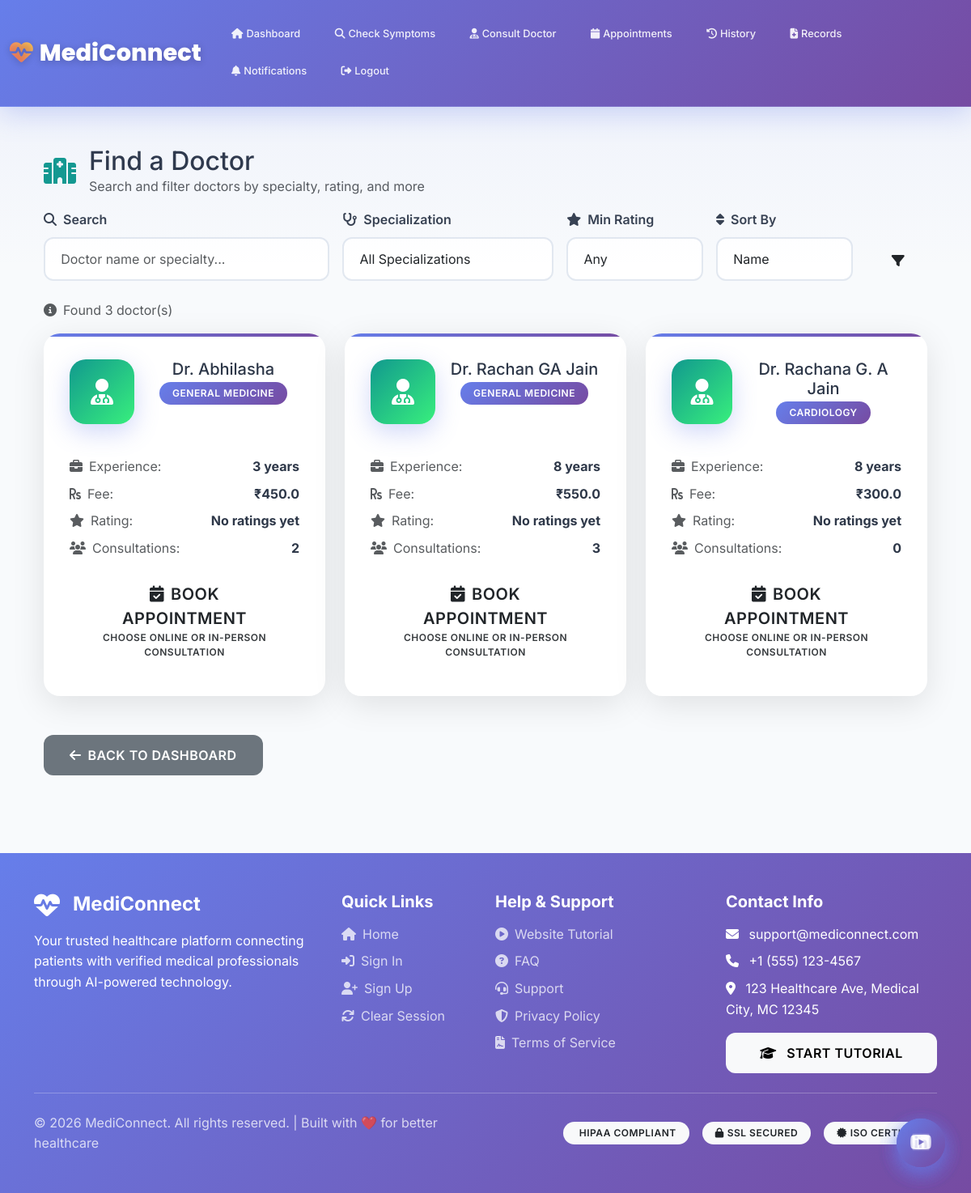
The page /patient/consult-doctor (signed in) on the database its author committed.
### tables this page shows
CREATE TABLE doctors (
        id INTEGER PRIMARY KEY AUTOINCREMENT,
        user_id INTEGER,
        specialization TEXT,
        qualification TEXT,
        experience INTEGER,
        consultation_fee REAL,
        available BOOLEAN DEFAULT 1, verification_id TEXT, verification_status TEXT DEFAULT 'Pending', degree_certificate_path VARCHAR(500), council_registration_path VARCHAR(500), documents_uploaded BOOLEAN DEFAULT 0, verification_notes TEXT,
        FOREIGN KEY (user_id) REFERENCES users(id)
    );

### app.py (the view)
@app.route('/patient/consult-doctor')
@login_required
@role_required('patient')
def consult_doctor():
    search = request.args.get('search', '')
    specialization = request.args.get('specialization', 'all')
    min_rating = request.args.get('min_rating', '0')
    sort_by = request.args.get('sort_by', 'name')
    conn = get_db()
    query = '''SELECT d.id as doctor_id, d.*, u.name, u.email, u.phone,
               COALESCE(AVG(f.rating), 0) as avg_rating,
               COUNT(DISTINCT c.id) as total_consultations
               FROM doctors d
               JOIN users u ON u.id = d.user_id
               LEFT JOIN feedback f ON f.doctor_id = d.id
               LEFT JOIN consultations c ON c.doctor_id = d.id
               WHERE u.role = "doctor" AND d.available = 1'''
    params = []
    if search:
        query += ' AND (u.name LIKE ? OR d.specialization LIKE ?)'
        params.extend([f'%{search}%', f'%{search}%'])
    if specialization != 'all':
        query += ' AND d.specialization = ?'
        params.append(specialization)
    query += ' GROUP BY d.id'
    if min_rating != '0':
        query += ' HAVING avg_rating >= ?'
        params.append(float(min_rating))
    if sort_by == 'rating':
        query += ' ORDER BY avg_rating DESC'
    elif sort_by == 'experience':
        query += ' ORDER BY d.experience DESC'
    elif sort_by == 'fee_low':
        query += ' ORDER BY d.consultation_fee ASC'
    elif sort_by == 'fee_high':
        query += ' ORDER BY d.consultation_fee DESC'
    else:
        query += ' ORDER BY u.name ASC'
    doctors = conn.execute(query, params).fetchall()
    specializations = conn.execute('''SELECT DISTINCT specialization
                                     FROM doctors
                                     WHERE specialization IS NOT NULL
                                     ORDER BY specialization''').fetchall()
    conn.close()
    return render_template('consult_doctor.html',
                         doctors=doctors,
                         specializations=specializations,
                         search=search,
                         selected_specialization=specialization,
                         min_rating=min_rating,
                         sort_by=sort_by)

### app.py (called while the page is built)
def get_db():
    conn = sqlite3.connect('medical.db')
    conn.row_factory = sqlite3.Row
    return conn

def login_required(f):
    @wraps(f)
    def decorated_function(*args, **kwargs):
        if 'user_id' not in session:
            flash('Please login first', 'warning')
            return redirect(url_for('signin_as'))
        if 'last_activity' in session:
            last_activity = datetime.fromisoformat(session['last_activity'])
            if datetime.now() - last_activity > timedelta(minutes=30):
                session.clear()
                flash('Session expired due to inactivity. Please login again.', 'warning')
                return redirect(url_for('signin_as'))
        session['last_activity'] = datetime.now().isoformat()
        session.permanent = True
        return f(*args, **kwargs)
    return decorated_function

def role_required(role):
    def decorator(f):
        @wraps(f)
        def decorated_function(*args, **kwargs):
            if 'role' not in session or session['role'] != role:
                flash('Access denied', 'danger')
                return redirect(url_for('signin_as'))
            return f(*args, **kwargs)
        return decorated_function
    return decorator

### templates/consult_doctor.html (shortened to what this page needs)
{% extends "base_clean.html" %}
{% block content %}
<div class="container">
    <div class="glass-card mb-4">
        <div class="d-flex align-items-center mb-3">
            <div class="animated-icon me-3" style="font-size: 2rem; color: #11998e;">
                <i class="fas fa-hospital"></i>
            </div>
            <div>
                <h2 class="mb-0">Find a Doctor</h2>
                <p class="text-muted mb-0">Search and filter doctors by specialty, rating, and more</p>
            </div>
        </div>
        <form method="GET" class="no-loading">
            <div class="row g-3">
                <div class="col-md-4">
                    <label class="form-label"><i class="fas fa-search me-2"></i>Search</label>
                    <input type="text" class="form-control" name="search"
                           placeholder="Doctor name or specialty..." value="{{ search }}">
                </div>
                <div class="col-md-3">
                    <label class="form-label"><i class="fas fa-stethoscope me-2"></i>Specialization</label>
                    <select class="form-select" name="specialization">
                        <option value="all" {% if selected_specialization == 'all' %}selected{% endif %}>All Specializations</option>
                    </select>
                </div>
                <div class="col-md-2">
                    <label class="form-label"><i class="fas fa-star me-2"></i>Min Rating</label>
                    <select class="form-select" name="min_rating">
                        <option value="0" {% if min_rating == '0' %}selected{% endif %}>Any</option>
                    </select>
                </div>
                <div class="col-md-2">
                    <label class="form-label"><i class="fas fa-sort me-2"></i>Sort By</label>
                    <select class="form-select" name="sort_by">
                        <option value="name" {% if sort_by == 'name' %}selected{% endif %}>Name</option>
                    </select>
                </div>
                <div class="col-md-1 d-flex align-items-end">
                    <button type="submit" class="btn btn-modern btn-gradient-success w-100">
                        <i class="fas fa-filter"></i>
                    </button>
                </div>
            </div>
        </form>
    </div>
    {% if doctors %}
    <div class="mb-3">
        <p class="text-muted"><i class="fas fa-info-circle me-2"></i>Found {{ doctors|length }} doctor(s)</p>
    </div>
    {% endif %}
    {% if doctors %}
    <div class="row">
        {% for doctor in doctors %}
        <div class="col-md-6 col-lg-4 mb-4">
            <div class="stat-card h-100">
                <div class="d-flex align-items-start mb-3">
                    <div class="stat-icon me-3" style="background: linear-gradient(135deg, #11998e 0%, #38ef7d 100%); color: white;">
                        <i class="fas fa-user-md"></i>
                    </div>
                    <div class="flex-grow-1">
                        <h5 class="mb-1">Dr. {{ doctor.name }}</h5>
                        <span class="badge" style="background: linear-gradient(135deg, #667eea 0%, #764ba2 100%);">
                            {{ doctor.specialization }}
                        </span>
                    </div>
                </div>
                <div class="mb-3">
                    <div class="d-flex justify-content-between mb-2">
                        <span class="text-muted"><i class="fas fa-briefcase me-2"></i>Experience:</span>
                        <strong>{{ doctor.experience }} years</strong>
                    </div>
                    <div class="d-flex justify-content-between mb-2">
                        <span class="text-muted"><i class="fas fa-rupee-sign me-2"></i>Fee:</span>
                        <strong>₹{{ doctor.consultation_fee }}</strong>
                    </div>
                    <div class="d-flex justify-content-between mb-2">
                        <span class="text-muted"><i class="fas fa-star me-2"></i>Rating:</span>
                        <strong>
                            {% if doctor.avg_rating > 0 %}
                                {{ "%.1f"|format(doctor.avg_rating) }} ⭐
                            {% else %}
                                No ratings yet
                            {% endif %}
                        </strong>
                    </div>
                    <div class="d-flex justify-content-between">
                        <span class="text-muted"><i class="fas fa-users me-2"></i>Consultations:</span>
                        <strong>{{ doctor.total_consultations }}</strong>
                    </div>
                </div>
                <div class="d-grid">
                    <a href="{{ url_for('book_appointment', doctor_id=doctor.doctor_id) }}"
                       class="btn btn-modern btn-gradient-primary btn-lg"
                       title="Schedule an appointment with this doctor">
                        <i class="fas fa-calendar-check me-2"></i>Book Appointment
                        <small class="d-block" style="font-size: 0.75rem; opacity: 0.9;">Choose online or in-person consultation</small>
                    </a>
                </div>
            </div>
        </div>
        {% endfor %}
    </div>
    {% endif %}
    <div class="mt-4">
        <a href="{{ url_for('patient_dashboard') }}" class="btn btn-secondary">
            <i class="fas fa-arrow-left me-2"></i>Back to Dashboard
        </a>
    </div>
</div>
{% endblock %}

### templates/base_clean.html (style rules this page uses)
:root { --primary-gradient: linear-gradient(135deg, #667eea 0%, #764ba2 100%); --secondary-gradient: linear-gradient(135deg, #f093fb 0%, #f5576c 100%); --success-gradient: linear-gradient(135deg, #4facfe 0%, #00f2fe 100%); --warning-gradient: linear-gradient(135deg, #43e97b 0%, #38f9d7 100%); --danger-gradient: linear-gradient(135deg, #fa709a 0%, #fee140 100%); --dark-gradient: linear-gradient(135deg, #2c3e50 0%, #34495e 100%); --light-bg: #f8fafc; --card-shadow: 0 10px 40px rgba(0, 0, 0, 0.1); --card-shadow-hover: 0 20px 60px rgba(0, 0, 0, 0.15); --border-radius: 20px; --transition: all 0.4s cubic-bezier(0.4, 0, 0.2, 1); }
* { margin: 0; padding: 0; box-sizing: border-box; }
body { font-family: 'Inter', -apple-system, BlinkMacSystemFont, 'Segoe UI', sans-serif; background: var(--light-bg); color: #2d3748; line-height: 1.6; overflow-x: hidden; }
.btn { border-radius: 12px; padding: 0.8rem 2rem; font-weight: 600; text-transform: uppercase; letter-spacing: 0.5px; transition: var(--transition); border: none; position: relative; overflow: hidden; }
.btn::before { content: ''; position: absolute; top: 50%; left: 50%; width: 0; height: 0; background: rgba(255, 255, 255, 0.3); border-radius: 50%; transform: translate(-50%, -50%); transition: width 0.6s, height 0.6s; }
.stat-card { background: white; border-radius: var(--border-radius); padding: 2rem; box-shadow: var(--card-shadow); transition: var(--transition); text-align: center; position: relative; overflow: hidden; }
.stat-card::before { content: ''; position: absolute; top: 0; left: 0; right: 0; height: 4px; background: var(--primary-gradient); }
.stat-icon { width: 80px; height: 80px; border-radius: 20px; display: flex; align-items: center; justify-content: center; font-size: 2rem; margin: 0 auto 1.5rem; background: var(--primary-gradient); color: white; box-shadow: 0 10px 30px rgba(102, 126, 234, 0.3); }
.form-control, .form-select { border: 2px solid #e2e8f0; border-radius: 12px; padding: 0.8rem 1.2rem; font-size: 1rem; transition: var(--transition); background: white; }
.form-label { font-weight: 600; color: #374151; margin-bottom: 0.5rem; }
.badge { padding: 0.5rem 1rem; border-radius: 20px; font-weight: 600; text-transform: uppercase; letter-spacing: 0.5px; }
html { scroll-behavior: smooth; }
.btn-modern { border-radius: 12px; padding: 0.8rem 2rem; font-weight: 600; transition: var(--transition); border: none; }
body { animation: pageFadeIn .35s ease; }
.card, .stat-card, .panel, .ac { transition: transform .22s ease, box-shadow .22s ease !important; }

### rows shown on the page
doctors: name "Abhilasha", specialization "GENERAL MEDICINE", experience "3", consultation_fee "450.0", total_consultations "2"
doctors: name "Rachan GA Jain", specialization "GENERAL MEDICINE", experience "8", consultation_fee "550.0", total_consultations "3"
doctors: name "Rachana G. A Jain", specialization "CARDIOLOGY", experience "8", consultation_fee "300.0", total_consultations "0"

### other values the page prints
{{ doctors|length }} "3"
